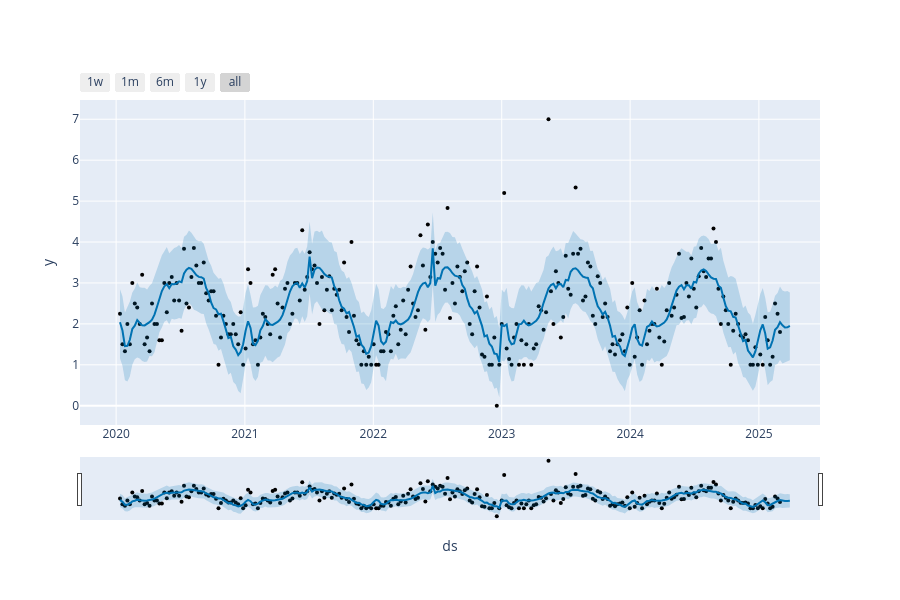
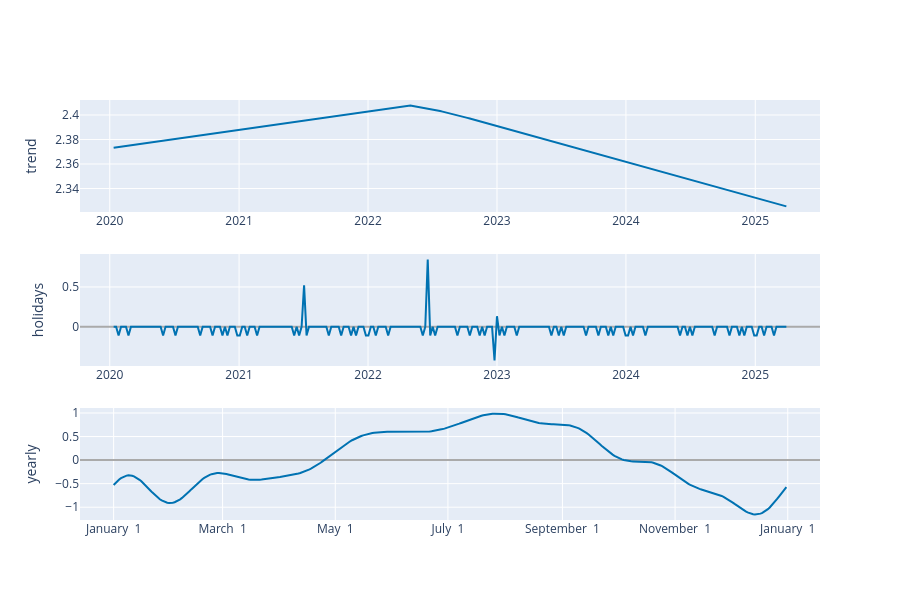

Notebook cell for these charts, in order:
### Markdown cell above
## Plots and Evaluation of the Model

### Code cell
fig1 = plot_plotly(m, forecast)
fig1.show()

fig2 = plot_components_plotly(m, forecast)
fig2.show()

### Figure 1 — Plotly figure (JSON) as saved in the notebook; plotly's stock layout.template omitted (floating-point values rounded to 4 significant figures; data arrays with more than 128 entries replaced by an {"elided": "..."} marker saying what was removed)
{"data": [{"marker": {"color": "black", "size": 4}, "mode": "markers", "name": "Actual", "type": "scatter", "x": {"elided": "269 str values"}, "y": {"elided": "269 float values"}}, {"hoverinfo": "skip", "line": {"width": 0}, "mode": "lines", "type": "scatter", "x": {"elided": "273 str values"}, "y": {"elided": "273 float values"}}, {"fill": "tonexty", "fillcolor": "rgba(0, 114, 178, 0.2)", "line": {"color": "#0072B2", "width": 2}, "mode": "lines", "name": "Predicted", "type": "scatter", "x": {"elided": "273 str values"}, "y": {"elided": "273 float values"}}, {"fill": "tonexty", "fillcolor": "rgba(0, 114, 178, 0.2)", "hoverinfo": "skip", "line": {"width": 0}, "mode": "lines", "type": "scatter", "x": {"elided": "273 str values"}, "y": {"elided": "273 float values"}}], "layout": {"height": 600, "showlegend": false, "width": 900, "xaxis": {"rangeselector": {"buttons": [{"count": 7, "label": "1w", "step": "day", "stepmode": "backward"}, {"count": 1, "label": "1m", "step": "month", "stepmode": "backward"}, {"count": 6, "label": "6m", "step": "month", "stepmode": "backward"}, {"count": 1, "label": "1y", "step": "year", "stepmode": "backward"}, {"step": "all"}]}, "rangeslider": {"visible": true}, "title": {"text": "ds"}, "type": "date"}, "yaxis": {"title": {"text": "y"}}}}

### Figure 2 — Plotly figure (JSON) as saved in the notebook; plotly's stock layout.template omitted (floating-point values rounded to 4 significant figures; data arrays with more than 128 entries replaced by an {"elided": "..."} marker saying what was removed)
{"data": [{"line": {"color": "#0072B2", "width": 2}, "mode": "lines", "name": "trend", "type": "scatter", "x": {"elided": "273 str values"}, "xaxis": "x", "y": {"elided": "273 float values"}, "yaxis": "y"}, {"line": {"color": "rgba(0, 114, 178, 0.2)", "width": 0}, "mode": "lines", "name": "trend_upper", "type": "scatter", "x": {"elided": "273 str values"}, "xaxis": "x", "y": {"elided": "273 float values"}, "yaxis": "y"}, {"fill": "tonexty", "fillcolor": "rgba(0, 114, 178, 0.2)", "line": {"color": "rgba(0, 114, 178, 0.2)", "width": 0}, "mode": "lines", "name": "trend_lower", "type": "scatter", "x": {"elided": "273 str values"}, "xaxis": "x", "y": {"elided": "273 float values"}, "yaxis": "y"}, {"line": {"color": "#0072B2", "width": 2}, "mode": "lines", "name": "holidays", "text": {"elided": "273 str values"}, "type": "scatter", "x": {"elided": "273 str values"}, "xaxis": "x2", "y": {"elided": "273 float values"}, "yaxis": "y2"}, {"line": {"color": "#0072B2", "width": 2}, "mode": "lines", "name": "yearly", "type": "scatter", "x": {"elided": "365 str values"}, "xaxis": "x3", "y": {"elided": "365 float values"}, "yaxis": "y3"}], "layout": {"height": 600, "showlegend": false, "width": 900, "xaxis": {"anchor": "y", "domain": [0, 1], "range": ["2019-10-08T19:12:00", "2025-07-03T04:48:00"], "type": "date"}, "xaxis2": {"anchor": "y2", "domain": [0, 1], "range": ["2019-10-08T19:12:00", "2025-07-03T04:48:00"], "type": "date"}, "xaxis3": {"anchor": "y3", "domain": [0, 1], "range": ["2016-12-13T18:54:02.958904115", "2018-01-18T11:04:57.863013581"], "tickformat": "%B %e", "type": "date"}, "yaxis": {"anchor": "x", "domain": [0.7333, 1], "rangemode": "normal", "title": {"text": "trend"}, "zerolinecolor": "#AAA"}, "yaxis2": {"anchor": "x2", "domain": [0.3667, 0.6333], "rangemode": "tozero", "title": {"text": "holidays"}, "zerolinecolor": "#AAA"}, "yaxis3": {"anchor": "x3", "domain": [0, 0.2667], "title": {"text": "yearly"}, "zerolinecolor": "#AAA"}}}
